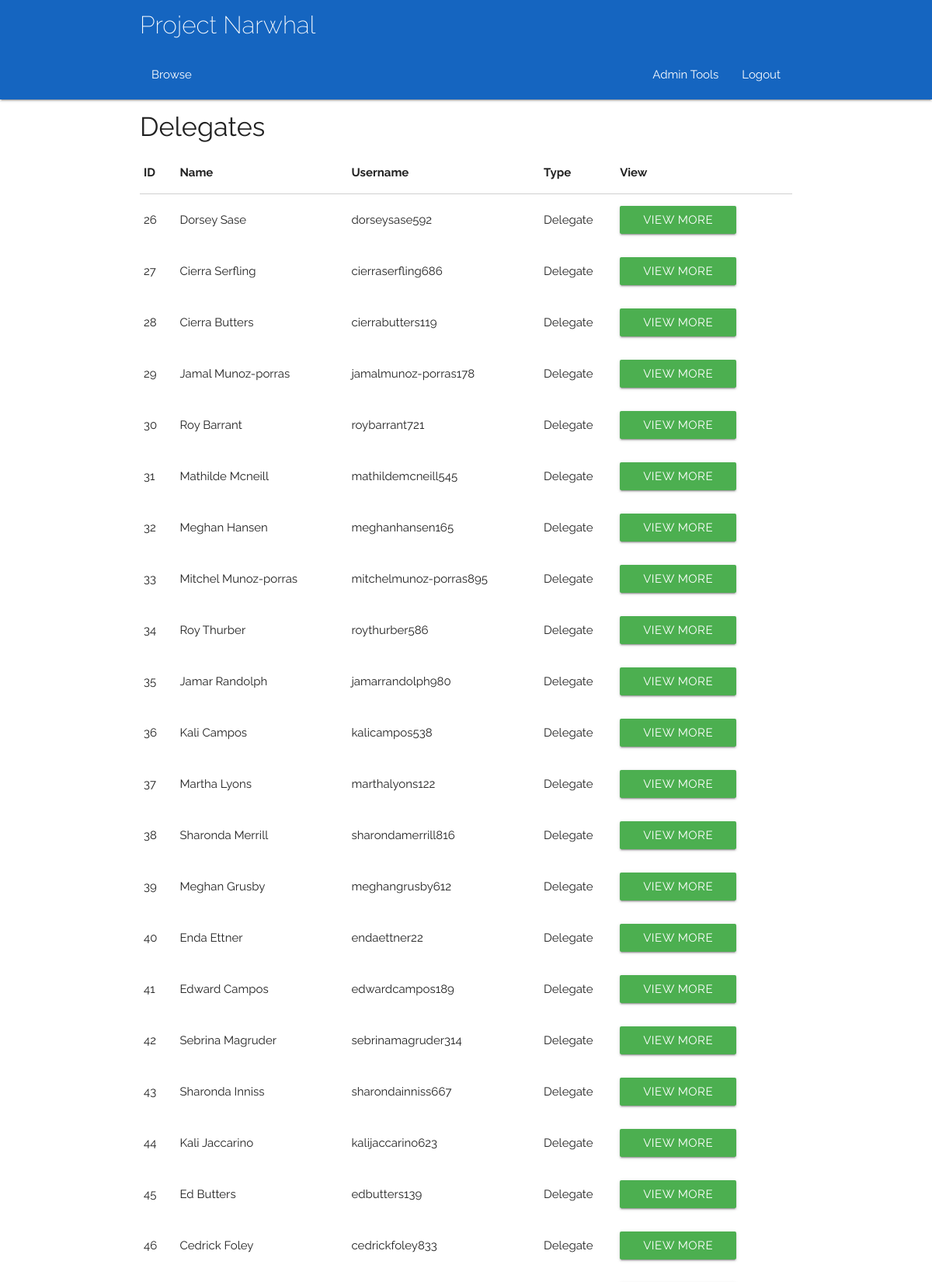
Screenshot of /delegates (signed in, upper part) with the database file from the repository.
### app/models.py (models this page shows, shortened)
class User(db.Model):
	__tablename__ = 'User'
	userID = db.Column(db.Integer, primary_key = True)
	name = db.Column(db.String(100))
	username = db.Column(db.String(100))
	email = db.Column(db.String(100))
	password = db.Column(db.String(100))
	type = db.Column(db.String(100))
	__mapper_args__ = {
		'polymorphic_identity': 'base',
		'polymorphic_on': type
	}

class Delegate(User):
	__tablename__ = 'Delegate'
	delID = db.Column(db.Integer, db.ForeignKey('User.userID'), primary_key = True)
	classList= db.relationship("Class", secondary = association_table)
	__mapper_args__ = {
		'polymorphic_identity': 'Delegate',
	}

class User(db.Model):
	__tablename__ = 'User'
	userID = db.Column(db.Integer, primary_key = True)
	name = db.Column(db.String(100))
	username = db.Column(db.String(100))
	email = db.Column(db.String(100))
	password = db.Column(db.String(100))
	type = db.Column(db.String(100))
	__mapper_args__ = {
		'polymorphic_identity': 'base',
		'polymorphic_on': type
	}

### app/views.py (the view)
@app.route('/delegates')
@login_required
def delList():
    if current_user.type != 'Admin':
        abort(403)
    delList = delegates()
    return render_template('delegates.html', title='Delegate List', delList=delList)

### app/views.py (called while the page is built)
@login_manager.user_loader
def load_user(id):
    return models.User.query.get(id)

### queries.py (called while the page is built)
def listConvert(x):
    if(x.count() == 1):
        x = x[0]
        return x
    else:
        y = []
    for i in x:
        y.append(i)
    return y

def delegates(**kwargs):
    q = models.Delegate.query.filter_by(**kwargs)
    q = listConvert(q)
    return q

### app/templates/delegates.html
{% extends "base.html" %} {% block content %}
<div class="container">
    <h4>Delegates</h4>
    <div class="row">
        <div class="col s12">
            <table id="todo-table" class="highlight responsive-table">
                <thead>
                    <tr>
                        <th>ID</th>
                        <th>Name</th>
                        <th>Username</th>
                        <th>Type</th>
                        <th>View</th>
                    </tr>
                </thead>
                <tbody>
                    {%- for item in delList %}
                    <tr>
                        <td>{{ item.userID }} </td>
                        <td>{{ item.name }}</td>
                        <td>{{ item.username }}</td>
                        <td>{{ item.type }}</td>
                        <td>
                            <a href="/delegates/{{item.userID}}">
                                <button type="submit" href="/delegates/{{item.userID}}" class="waves-effect waves-light btn green">View More</button></a>
                        </td>
                        <td>
                    </tr>
                    {%- endfor %}
                </tbody>
            </table>
        </div>
    </div>
</div>
{% endblock %}

### app/static/css/style.css (style rules this page uses)
html { font-family: 'Raleway', sans-serif; }
.Site { display: flex; min-height: 100vh; flex-direction: column; }

### rows the page displays
Delegate: userID "26", name "Dorsey Sase", username "dorseysase592", type "Delegate"
Delegate: userID "27", name "Cierra Serfling", username "cierraserfling686", type "Delegate"
Delegate: userID "28", name "Cierra Butters", username "cierrabutters119", type "Delegate"
Delegate: userID "29", name "Jamal Munoz-porras", username "jamalmunoz-porras178", type "Delegate"
Delegate: userID "30", name "Roy Barrant", username "roybarrant721", type "Delegate"
Delegate: userID "31", name "Mathilde Mcneill", username "mathildemcneill545", type "Delegate"
Delegate: userID "32", name "Meghan Hansen", username "meghanhansen165", type "Delegate"
Delegate: userID "33", name "Mitchel Munoz-porras", username "mitchelmunoz-porras895", type "Delegate"
Delegate: userID "34", name "Roy Thurber", username "roythurber586", type "Delegate"
Delegate: userID "35", name "Jamar Randolph", username "jamarrandolph980", type "Delegate"
Delegate: userID "36", name "Kali Campos", username "kalicampos538", type "Delegate"
Delegate: userID "37", name "Martha Lyons", username "marthalyons122", type "Delegate"
Delegate: userID "38", name "Sharonda Merrill", username "sharondamerrill816", type "Delegate"
Delegate: userID "39", name "Meghan Grusby", username "meghangrusby612", type "Delegate"
Delegate: userID "40", name "Enda Ettner", username "endaettner22", type "Delegate"
Delegate: userID "41", name "Edward Campos", username "edwardcampos189", type "Delegate"
Delegate: userID "42", name "Sebrina Magruder", username "sebrinamagruder314", type "Delegate"
Delegate: userID "43", name "Sharonda Inniss", username "sharondainniss667", type "Delegate"
Delegate: userID "44", name "Kali Jaccarino", username "kalijaccarino623", type "Delegate"
Delegate: userID "45", name "Ed Butters", username "edbutters139", type "Delegate"
Delegate: userID "46", name "Cedrick Foley", username "cedrickfoley833", type "Delegate"
